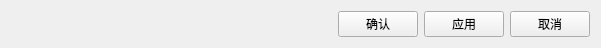
  <widget class="QWidget" name="layoutWidget">
   <property name="geometry">
    <rect>
     <x>10</x>
     <y>470</y>
     <width>601</width>
     <height>31</height>
    </rect>
   </property>
   <layout class="QHBoxLayout" name="horizontalLayout_2" stretch="0,0,0,0">
    <item>
     <spacer name="horizontalSpacer">
      <property name="orientation">
       <enum>Qt::Horizontal</enum>
      </property>
      <property name="sizeHint" stdset="0">
       <size>
        <width>40</width>
        <height>20</height>
       </size>
      </property>
     </spacer>
    </item>
    <item>
     <widget class="QPushButton" name="pushButtonOk">
      <property name="sizePolicy">
       <sizepolicy hsizetype="Fixed" vsizetype="Fixed">
        <horstretch>0</horstretch>
        <verstretch>0</verstretch>
       </sizepolicy>
      </property>
      <property name="text">
       <string>确认</string>
      </property>
     </widget>
    </item>
    <item>
     <widget class="QPushButton" name="pushButtonApply">
      <property name="text">
       <string>应用</string>
      </property>
     </widget>
    </item>
    <item>
     <widget class="QPushButton" name="pushButtonCancel">
      <property name="sizePolicy">
       <sizepolicy hsizetype="Fixed" vsizetype="Fixed">
        <horstretch>0</horstretch>
        <verstretch>0</verstretch>
       </sizepolicy>
      </property>
      <property name="text">
       <string>取消</string>
      </property>
      <property name="checkable">
       <bool>false</bool>
      </property>
      <property name="checked">
       <bool>false</bool>
      </property>
     </widget>
    </item>
   </layout>
  </widget>
